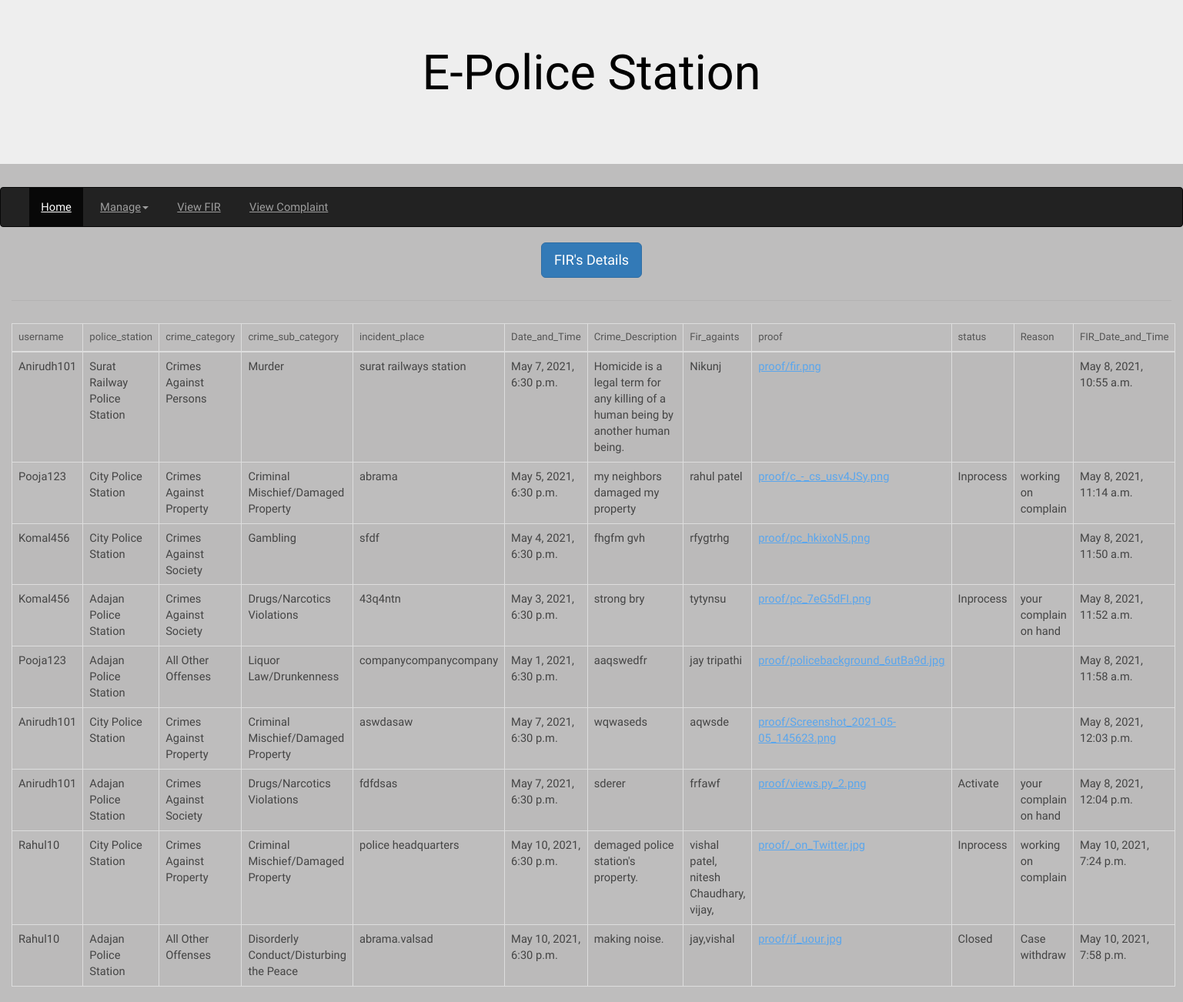
Screenshot of /fir_details_view/ with the database file from the repository.
### myapp/models.py (models this page shows, shortened)
class Fir(models.Model):
    Satus_choices = (('Activate','Activate'),('Inprocess', 'Inprocess'),('Closed','Closed'))
    username = models.ForeignKey(User, on_delete=models.CASCADE)
    police_station = models.ForeignKey(Police_Station, on_delete=models.CASCADE, null=True, blank=True)
    crime_category = models.ForeignKey(Crime_Category, on_delete=models.CASCADE, null=True , blank=True)
    crime_sub_category = models.ForeignKey(Crime_Sub_Category, on_delete=models.CASCADE, null=True , blank=True)
    incident_place = models.TextField()
    Date_and_Time = models.DateTimeField()
    Crime_Description = models.TextField()
    Fir_againts = models.TextField()
    proof = models.FileField(upload_to='proof', null=True , blank=True)
    status = models.CharField(max_length=20, choices=Satus_choices)
    Reason = models.CharField(max_length=256)
    FIR_Date_and_Time = models.DateTimeField(default=timezone.now)

class Police_Station(models.Model):
    city = models.ForeignKey(City, on_delete=models.CASCADE, null=True, blank=True)
    taluka = models.ForeignKey(Taluka, on_delete=models.CASCADE, null=True, blank=True)
    village = models.ForeignKey(Village, on_delete=models.CASCADE, null=True, blank=True)
    Police_station_name = models.CharField(max_length=200)
    address = models.TextField(max_length=200)
    phone_no = models.IntegerField(null=True, blank=True)
    mobile_no = models.IntegerField(null=True, blank=True)
    email_address = models.EmailField(null=True, blank=True)
    def __str__(self):
        return self.Police_station_name

class Crime_Category(models.Model):
    crime_category = models.CharField(max_length=256)
    def __str__(self):
        return self.crime_category

class Crime_Sub_Category(models.Model):
    crime_category = models.ForeignKey(Crime_Category, on_delete=models.CASCADE)
    crime_sub_category = models.CharField(max_length=256)
    description = models.TextField()
    def __str__(self):
        return self.crime_sub_category

### myapp/views.py (the view)
# urls.py: path("fir_details_view/",views.fir_details_view,name="fir_details_view"),
def fir_details_view(request):
    firs = models.Fir.objects.all()
    return render(request,'police/fir_details.html',{'firs':firs})

### templates/police/fir_details.html
{% extends 'police/police_station_index.html' %}
{% block content %}
<div class="container-fluid">
    <center><h1 class="btn btn-lg btn-primary">FIR's Details</h1>
    <hr>
    <table class="table table-bordered table-hover">
        <thead>
            <tr>
                <th>username</th>
                <th>police_station</th>
                <th>crime_category</th>
                <th>crime_sub_category</th>
                <th>incident_place</th>
                <th>Date_and_Time</th>
                <th>Crime_Description</th>
                <th>Fir_againts</th>
                <th>proof</th>
                <th>status</th>
                <th>Reason</th>
                <th>FIR_Date_and_Time</th>
            </tr>
        </thead>
        <tbody>
            {% for i in firs%}
            <tr>
                <td>{{i.username}}</td>
                <td>{{i.police_station}}</td>
                <td>{{i.crime_category}}</td>
                <td>{{i.crime_sub_category}}</td>
                <td>{{i.incident_place}}</td>
                <td>{{i.Date_and_Time}}</td>
                <td>{{i.Crime_Description}}</td>
                <td>{{i.Fir_againts}}</td>
                <td><a href="{{i.proof.url}}">{{i.proof}}</a></td>
                <td>{{i.status}}</td>
                <td>{{i.Reason}}</td>
                <td>{{i.FIR_Date_and_Time}}</td>
            </tr>
            {% endfor %}
        </tbody>
    </table>
    </center>
</div>
{% endblock %}

### static/assets/css/main.css (style rules this page uses)
html, body, div, span, applet, object, iframe, h1, h2, h3, h4, h5, h6, p, blockquote, pre, a, abbr, acronym, address, big, cite, code, del, dfn, em, img, ins, kbd, q, s, samp, small, strike, strong, sub, sup, tt, var, b, u, i, center, dl, dt, dd, ol, ul, li, fieldset, form, label, legend, table, caption, tbody, tfoot, thead, tr, th, td, article, aside, canvas, details, embed, figure, figcaption, footer, header, hgroup, menu, nav, output, ruby, section, summary, time, mark, audio, video { margin: 0; padding: 0; border: 0; font-size: 100%; font: inherit; vertical-align: baseline; }
body { line-height: 1; }
table { border-collapse: collapse; border-spacing: 0; }
body { -webkit-text-size-adjust: none; }
*, *:before, *:after { -moz-box-sizing: border-box; -webkit-box-sizing: border-box; box-sizing: border-box; }
body { -ms-overflow-style: scrollbar; }
body { background: #fff; }
html { font-size: 13pt; }
@media screen and (max-width: 1680px) { html { font-size: 11pt; } }
body { background-color: #fff; color: #444; }
body, input, select, textarea { font-family: "Taviraj", serif; font-weight: 300; font-size: 1rem; line-height: 1.65; }
a { text-decoration: underline; }
h1, h2, h3, h4, h5, h6 { font-weight: 400; line-height: 1.5; margin: 0 0 1.5rem 0; }
hr { border: 0; border-bottom: solid 1px; margin: 2rem 0; }
a { color: #5AA6ED; }
h1, h2, h3, h4, h5, h6 { color: #555; }
hr { border-bottom-color: rgba(144, 144, 144, 0.25); }
table { margin: 0 0 2rem 0; width: 100%; }
table tbody tr { border: solid 1px; border-left: 0; border-right: 0; }
table td { padding: 0.75rem 0.75rem; }
table th { font-size: 0.9rem; font-weight: 400; padding: 0 0.75rem 0.75rem 0.75rem; text-align: left; }
table thead { border-bottom: solid 2px; }
table tbody tr { border-color: rgba(144, 144, 144, 0.25); }
table tbody tr:nth-child(2n + 1) { background-color: rgba(144, 144, 144, 0.075); }
table th { color: #555; }
table thead { border-bottom-color: rgba(144, 144, 144, 0.25); }

### rows the page displays
Fir: username "Anirudh101", police_station "Surat Railway Police Station", crime_category "Crimes Against Persons", crime_sub_category "Murder", incident_place "surat railways station", Date_and_Time "May 7, 2021, 6:30 p.m.", Crime_Description "Homicide is a legal term for any killing of a human being by another human being.", Fir_againts "Nikunj", proof "proof/fir.png", FIR_Date_and_Time "May 8, 2021, 10:55 a.m."
Fir: username "Pooja123", police_station "City Police Station", crime_category "Crimes Against Property", crime_sub_category "Criminal Mischief/Damaged Property", incident_place "abrama", Date_and_Time "May 5, 2021, 6:30 p.m.", Crime_Description "my neighbors damaged my property", Fir_againts "rahul patel", proof "proof/c_-_cs_usv4JSy.png", status "Inprocess", Reason "working on complain", FIR_Date_and_Time "May 8, 2021, 11:14 a.m."
Fir: username "Komal456", police_station "City Police Station", crime_category "Crimes Against Society", crime_sub_category "Gambling", incident_place "sfdf", Date_and_Time "May 4, 2021, 6:30 p.m.", Crime_Description "fhgfm gvh", Fir_againts "rfygtrhg", proof "proof/pc_hkixoN5.png", FIR_Date_and_Time "May 8, 2021, 11:50 a.m."
Fir: username "Komal456", police_station "Adajan Police Station", crime_category "Crimes Against Society", crime_sub_category "Drugs/Narcotics Violations", incident_place "43q4ntn", Date_and_Time "May 3, 2021, 6:30 p.m.", Crime_Description "strong bry", Fir_againts "tytynsu", proof "proof/pc_7eG5dFI.png", status "Inprocess", Reason "your complain on hand", FIR_Date_and_Time "May 8, 2021, 11:52 a.m."
Fir: username "Pooja123", police_station "Adajan Police Station", crime_category "All Other Offenses", crime_sub_category "Liquor Law/Drunkenness", incident_place "companycompanycompany", Date_and_Time "May 1, 2021, 6:30 p.m.", Crime_Description "aaqswedfr", Fir_againts "jay tripathi", proof "proof/policebackground_6utBa9d.jpg", FIR_Date_and_Time "May 8, 2021, 11:58 a.m."
Fir: username "Anirudh101", police_station "City Police Station", crime_category "Crimes Against Property", crime_sub_category "Criminal Mischief/Damaged Property", incident_place "aswdasaw", Date_and_Time "May 7, 2021, 6:30 p.m.", Crime_Description "wqwaseds", Fir_againts "aqwsde", proof "proof/Screenshot_2021-05-05_145623.png", FIR_Date_and_Time "May 8, 2021, 12:03 p.m."
Fir: username "Anirudh101", police_station "Adajan Police Station", crime_category "Crimes Against Society", crime_sub_category "Drugs/Narcotics Violations", incident_place "fdfdsas", Date_and_Time "May 7, 2021, 6:30 p.m.", Crime_Description "sderer", Fir_againts "frfawf", proof "proof/views.py_2.png", status "Activate", Reason "your complain on hand", FIR_Date_and_Time "May 8, 2021, 12:04 p.m."
Fir: username "Rahul10", police_station "City Police Station", crime_category "Crimes Against Property", crime_sub_category "Criminal Mischief/Damaged Property", incident_place "police headquarters", Date_and_Time "May 10, 2021, 6:30 p.m.", Crime_Description "demaged police station's property.", Fir_againts "vishal patel, nitesh Chaudhary, vijay,", proof "proof/_on_Twitter.jpg", status "Inprocess", Reason "working on complain", FIR_Date_and_Time "May 10, 2021, 7:24 p.m."
Fir: username "Rahul10", police_station "Adajan Police Station", crime_category "All Other Offenses", crime_sub_category "Disorderly Conduct/Disturbing the Peace", incident_place "abrama.valsad", Date_and_Time "May 10, 2021, 6:30 p.m.", Crime_Description "making noise.", Fir_againts "jay,vishal", proof "proof/if_uour.jpg", status "Closed", Reason "Case withdraw", FIR_Date_and_Time "May 10, 2021, 7:58 p.m."
